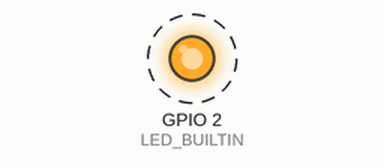
A sketch run on a simulated ESP32. Shown: output pins drawn as LEDs (lit = HIGH). Dashed ring = blinking. WiFi joins after 1.5 s; servers stay silent unless stated; the ROS host is connected and sends only what is stated; what the sketch prints to the serial monitor is not drawn.

Above: at 4.0 s.
Timing chart, 0 to 8.1 s (numbered marks = the images above):
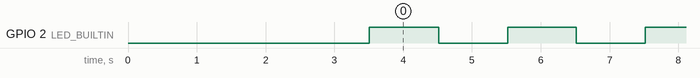

The sketch:

esp32_microros_hello.ino
```cpp
/**
 * esp32_microros_hello.ino
 *
 * "Hello World" com micro-ROS no ESP32 via Wi-Fi.
 *
 * O ESP32 se conecta na rede Wi-Fi e publica mensagens
 * no tópico /esp32_hello como um node ROS 2 de verdade.
 *
 * DEPENDÊNCIAS:
 *   - Biblioteca: micro_ros_arduino (instale pelo Gerenciador de Bibliotecas)
 *   - Placa: ESP32 Dev Module (selecione em Tools > Board)
 *
 * COMO USAR:
 *   1. Preencha WIFI_SSID, WIFI_PASS e AGENT_IP abaixo.
 *   2. Faça o Upload pelo cabo USB-C.
 *   3. No Ubuntu: rode o Agent e o echo (instruções no final do arquivo).
 */

#include <Arduino.h>
#include <WiFi.h>

#include <micro_ros_arduino.h>
#include <rcl/rcl.h>
#include <rclc/executor.h>
#include <rclc/rclc.h>
#include <std_msgs/msg/string.h>
#include <stdio.h>

// ═══════════════════════════════════════════════════════════════════════════
//  ⚙️  CONFIGURAÇÕES — PREENCHA AQUI!
// ═══════════════════════════════════════════════════════════════════════════
#define WIFI_SSID "Gustavo"     // ← Troque pelo nome da sua rede
#define WIFI_PASS "29101998"    // ← Troque pela sua senha
#define AGENT_IP "192.168.18.9" // ← IP do seu notebook Ubuntu
#define AGENT_PORT 8888         // Porta padrão do micro-ROS Agent

// ═══════════════════════════════════════════════════════════════════════════

rcl_publisher_t publisher;
std_msgs__msg__String msg;
rclc_executor_t executor;
rclc_support_t support;
rcl_allocator_t allocator;
rcl_node_t node;
rcl_timer_t timer;

int contador = 0;

// Macro de verificação de erro — pisca o LED embutido 3x se algo falhar
#define RCCHECK(fn)                                                            \
  {                                                                            \
    rcl_ret_t temp_rc = fn;                                                    \
    if ((temp_rc != RCL_RET_OK)) {                                             \
      error_loop();                                                            \
    }                                                                          \
  }
#define RCSOFTCHECK(fn)                                                        \
  {                                                                            \
    rcl_ret_t temp_rc = fn;                                                    \
    if ((temp_rc != RCL_RET_OK)) {                                             \
      ;                                                                        \
    }                                                                          \
  }

void error_loop() {
  // Se algo no micro-ROS falhar, pisca o LED infinitamente
  while (1) {
    digitalWrite(LED_BUILTIN, !digitalRead(LED_BUILTIN));
    delay(100);
  }
}

// ── Callback do Timer ──────────────────────────────────────────────────────
// É chamado a cada 1 segundo para publicar uma mensagem
void timer_callback(rcl_timer_t *timer, int64_t last_call_time) {
  RCLC_UNUSED(last_call_time);
  if (timer != NULL) {
    contador++;
    char buffer[100];
    snprintf(buffer, sizeof(buffer), "Ola do ESP32! Contagem: %d", contador);
    msg.data.data = buffer;
    msg.data.size = strlen(buffer);
    RCSOFTCHECK(rcl_publish(&publisher, &msg, NULL));

    // Pisca o LED a cada publicação (feedback visual)
    digitalWrite(LED_BUILTIN, !digitalRead(LED_BUILTIN));
    Serial.printf("[%d] Publicando: %s\n", contador, buffer);
  }
}

// ═══════════════════════════════════════════════════════════════════════════
void setup() {
  Serial.begin(115200);
  pinMode(LED_BUILTIN, OUTPUT);
  digitalWrite(LED_BUILTIN, LOW);

  // ── Conecta no Wi-Fi ────────────────────────────────────────────────────
  Serial.printf("\nConectando ao Wi-Fi: %s", WIFI_SSID);
  WiFi.begin(WIFI_SSID, WIFI_PASS);
  while (WiFi.status() != WL_CONNECTED) {
    delay(500);
    Serial.print(".");
  }
  Serial.printf("\nWi-Fi conectado! IP do ESP32: %s\n",
                WiFi.localIP().toString().c_str());
  Serial.printf("Conectando ao Agent em %s:%d...\n", AGENT_IP, AGENT_PORT);

  // ── Configura transporte micro-ROS via Wi-Fi (UDP) ──────────────────────
  set_microros_wifi_transports(WIFI_SSID, WIFI_PASS, AGENT_IP, AGENT_PORT);

  delay(2000); // Aguarda o Agent ficar pronto

  // ── Inicializa micro-ROS ─────────────────────────────────────────────────
  allocator = rcl_get_default_allocator();
  RCCHECK(rclc_support_init(&support, 0, NULL, &allocator));

  // Cria o node "esp32_hello_node" no namespace vazio
  RCCHECK(rclc_node_init_default(&node, "esp32_hello_node", "", &support));

  // Cria o publisher no tópico /esp32_hello com mensagem tipo String
  RCCHECK(rclc_publisher_init_default(
      &publisher, &node, ROSIDL_GET_MSG_TYPE_SUPPORT(std_msgs, msg, String),
      "/esp32_hello"));

  // Cria um timer que dispara a cada 1000ms (1 segundo)
  RCCHECK(rclc_timer_init_default(&timer, &support, RCL_MS_TO_NS(1000),
                                  timer_callback));

  // Cria o executor e adiciona o timer
  RCCHECK(rclc_executor_init(&executor, &support.context, 1, &allocator));
  RCCHECK(rclc_executor_add_timer(&executor, &timer));

  // Inicializa a string da mensagem
  char string_memory[100];
  msg.data.data = string_memory;
  msg.data.capacity = sizeof(string_memory);
  msg.data.size = 0;

  Serial.println("micro-ROS inicializado! Publicando em /esp32_hello...");
  digitalWrite(LED_BUILTIN, HIGH); // LED aceso = tudo OK
}

// ═══════════════════════════════════════════════════════════════════════════
void loop() {
  // rclc_executor_spin_some processa callbacks pendentes (timers,
  // subscriptions) O delay de 100ms define o tempo de resposta máximo
  RCSOFTCHECK(rclc_executor_spin_some(&executor, RCL_MS_TO_NS(100)));
  delay(10);
}

/*
 * ══════════════════════════════════════════════════════════════════════════
 * COMO TESTAR NO UBUNTU:
 *
 * Terminal 1 — Rode o Agent (o "servidor" que escuta o ESP32):
 *   cd ~/microros_ws
 *   source install/local_setup.bash
 *   ros2 run micro_ros_agent micro_ros_agent udp4 --port 8888
 *
 * Terminal 2 — Leia as mensagens publicadas pelo ESP32:
 *   source /opt/ros/jazzy/setup.bash
 *   ros2 topic echo /esp32_hello
 *
 * Se tudo funcionar, você verá no Terminal 2:
 *   data: 'Ola do ESP32! Contagem: 1'
 *   ---
 *   data: 'Ola do ESP32! Contagem: 2'
 *   ---
 *   ...
 * ══════════════════════════════════════════════════════════════════════════
 */
```

Measured:
- by itself, GPIO 2 (LED_BUILTIN): alternates HIGH for 1.0 s and LOW for 1.0 s
